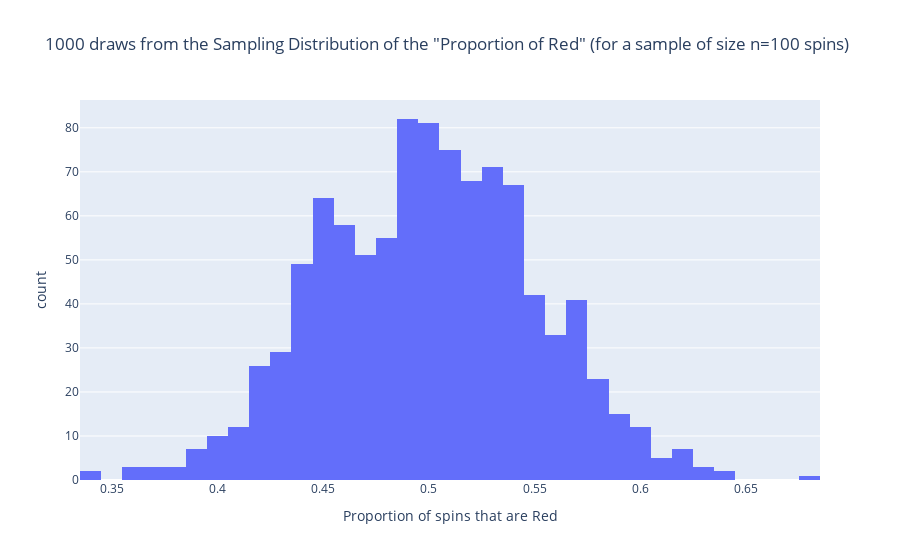

Write notebook code for a chart like this one.
### Markdown cell above
# Code II: Sampling Distributions (10 minutes)

### Code cell
import pandas as pd; import plotly.express as px; import numpy as np
num_samples,sample_size = 1000,100  # What are each of these? Do the choices here change results? 
simulated_sample_proportions = []
np.random.seed(seed=1)
for i in range(num_samples):
    sample = np.random.choice(['Red', 'Black'], size=sample_size, p=[0.5, 0.5], replace=True)
    simulated_sample_proportions += [(sample == 'Red').sum() / sample_size]
fig = px.histogram(pd.DataFrame({'Proportion of spins that are Red': simulated_sample_proportions}), x='Proportion of spins that are Red', 
             title=str(num_samples)+' draws from the Sampling Distribution of the "Proportion of Red" (for a sample of size n='+str(sample_size)+' spins)'); fig.show()

### Figure 1 — Plotly figure (JSON) as saved in the notebook; plotly's stock layout.template omitted (floating-point values rounded to 4 significant figures; data arrays with more than 128 entries replaced by an {"elided": "..."} marker saying what was removed)
{"data": [{"alignmentgroup": "True", "bingroup": "x", "hovertemplate": "Proportion of spins that are Red=%{x}<br>count=%{y}<extra></extra>", "legendgroup": "", "marker": {"color": "#636efa", "pattern": {"shape": ""}}, "name": "", "offsetgroup": "", "orientation": "v", "showlegend": false, "type": "histogram", "x": {"elided": "1000 float values"}, "xaxis": "x", "yaxis": "y"}], "layout": {"barmode": "relative", "legend": {"tracegroupgap": 0}, "title": {"text": "1000 draws from the Sampling Distribution of the \"Proportion of Red\" (for a sample of size n=100 spins)"}, "xaxis": {"anchor": "y", "domain": [0, 1], "title": {"text": "Proportion of spins that are Red"}}, "yaxis": {"anchor": "x", "domain": [0, 1], "title": {"text": "count"}}}}
